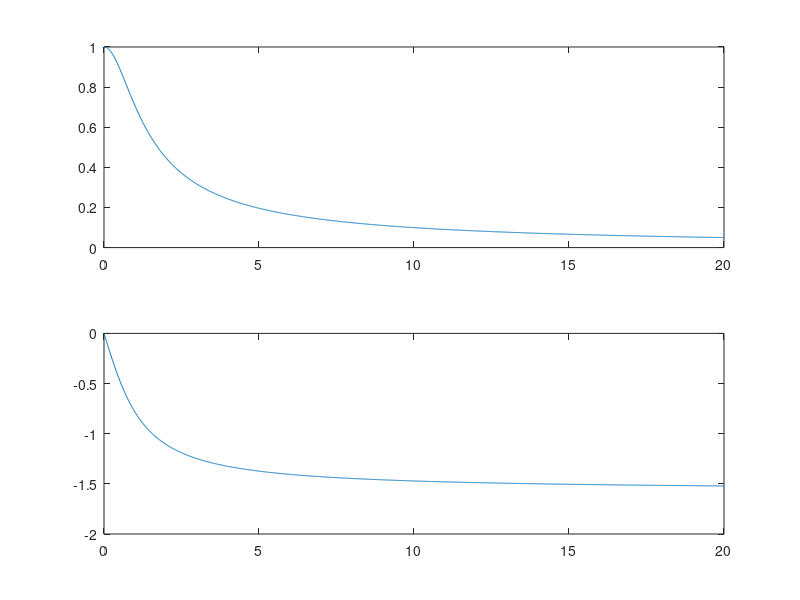
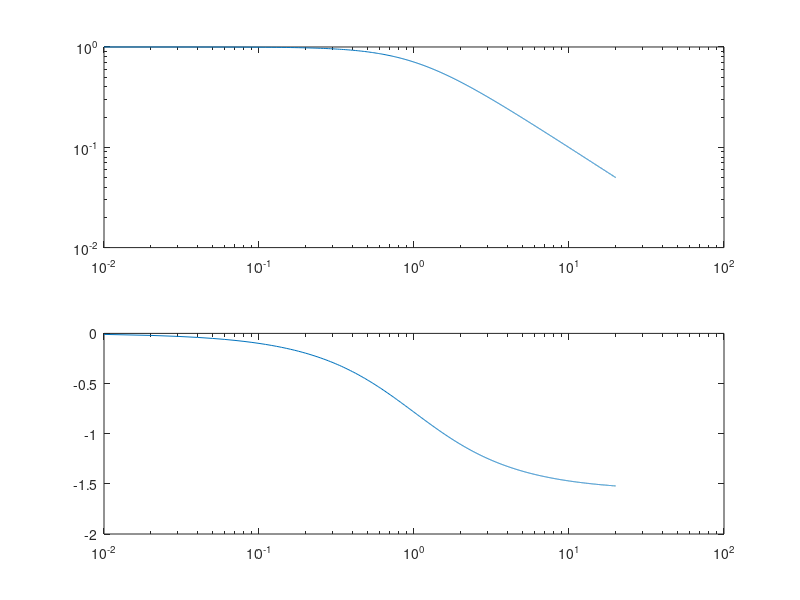
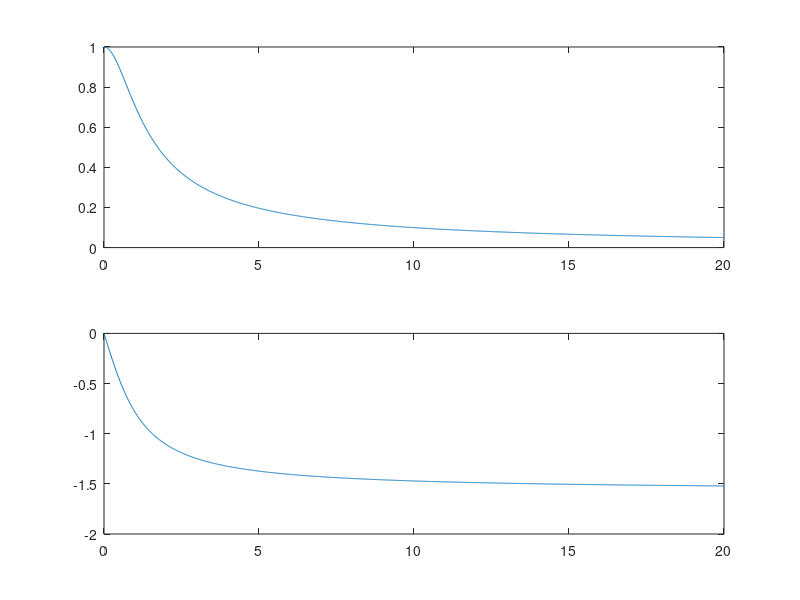
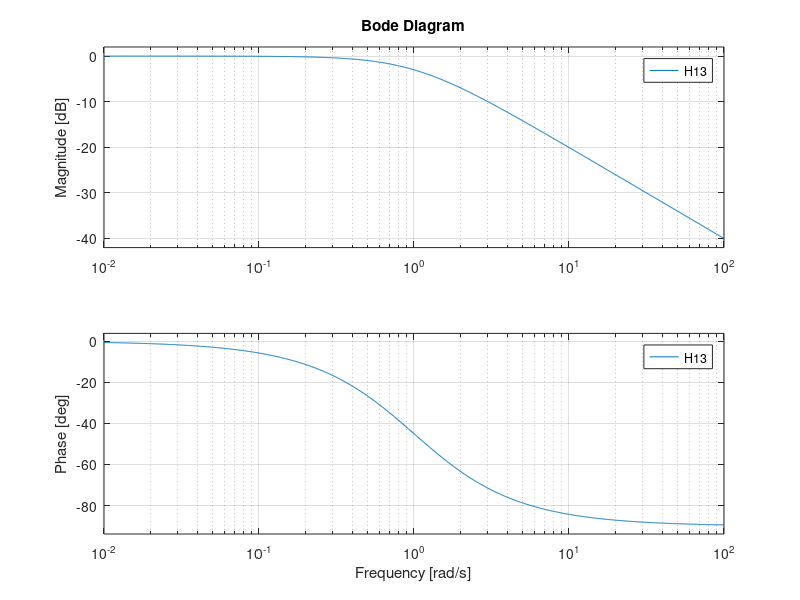

Write the MATLAB code that produced these figures, in order. (Note: this script raises an error after producing the figures.)
% BME 252 CT frequency response and filter demo
% Nima Maftoom June-062018

close all
%% A low-pass filter with transfer function H1(S)=1/(S+1)
w=0:.01:20;
TF=@(s) (1)./(s+1); % Transfer function
% H=1./(1j.*w+1);
H11=TF(1j*w);
% plot the frequency response linear scale
figure%1
subplot(2,1,1) %plot in 2x1 grid at position 1
plot(w,abs(H11));

subplot(2,1,2) %plot in 2x1 grid at position 2
plot(w,angle(H11));
% plot the frequency response log scale
figure %2
subplot(2,1,1)
loglog(w,abs(H11)); 

subplot(2,1,2)
semilogx(w,angle(H11));

%% Same function method #2
numerator=1; %b
denominator= [1,1]; %a
H12=freqs(numerator,denominator,w); %laplace transform (b,a,w)
figure%3
subplot(2,1,1)
plot(w,abs(H12));

subplot(2,1,2)
plot(w,angle(H12));
%% Same filter method #3
H13=tf(numerator,denominator)
figure %4
% plot the frequency response 
bode (H13); %beautifully labeled and correct axis!

%% Another low-pass filter with transfer function H2(S)=2/(4S+2000)
% Look at where The numerator and denominator coefficients go. 
% Look at the matlab prompt also: 
% The transfer function is reported there as well:
H2=tf(2,[4,2000])
figure %5
bode (H2);

figure%7
impulseplot(H2)


%%
% A low-pass filter with transfer function H1(S)=wc/(S+wc)
wc=2*pi*200; % cutoff-frequency 200 Hz
H3=tf(wc,[1,wc])

bode(H3)

figure
impulseplot(H3)
%%
% Defining transfer function with pole, zero and gain
% The system has these poles: lambda1=-0.2+1j and its conjugate lambda2=-0.2-1j
% no zeros and gain is 1
% H4(s)=1/{(s-lambda1)(s-lambda2)}
lambda1=-0.2+1j;
lambda2=conj(lambda1);
sys1=zpk([],[lambda1,lambda2],1);
% converting to rational polynomial form (look at matlab prompt)
H4=tf(sys1)
figure
bode(sys1);

figure
impulseplot(H4)
%%
% the above filter could be defined like the following also
sys1check=tf(1,[1,0.4,1.04])
sys1checkZP=zpk(sys1check);
figure
bode(sys1check);

%% Butterworth Lowpass Filter
N=5;
wc=500;
[num,den]=butter(N,wc,'s');
LPF=tf(num,den)
figure
bode(LPF)

%% Butterworth bandpass Filter
N=5;
[num,den]=butter(N,[300,700],'s');
BPF=tf(num,den)
figure
bode(BPF)


